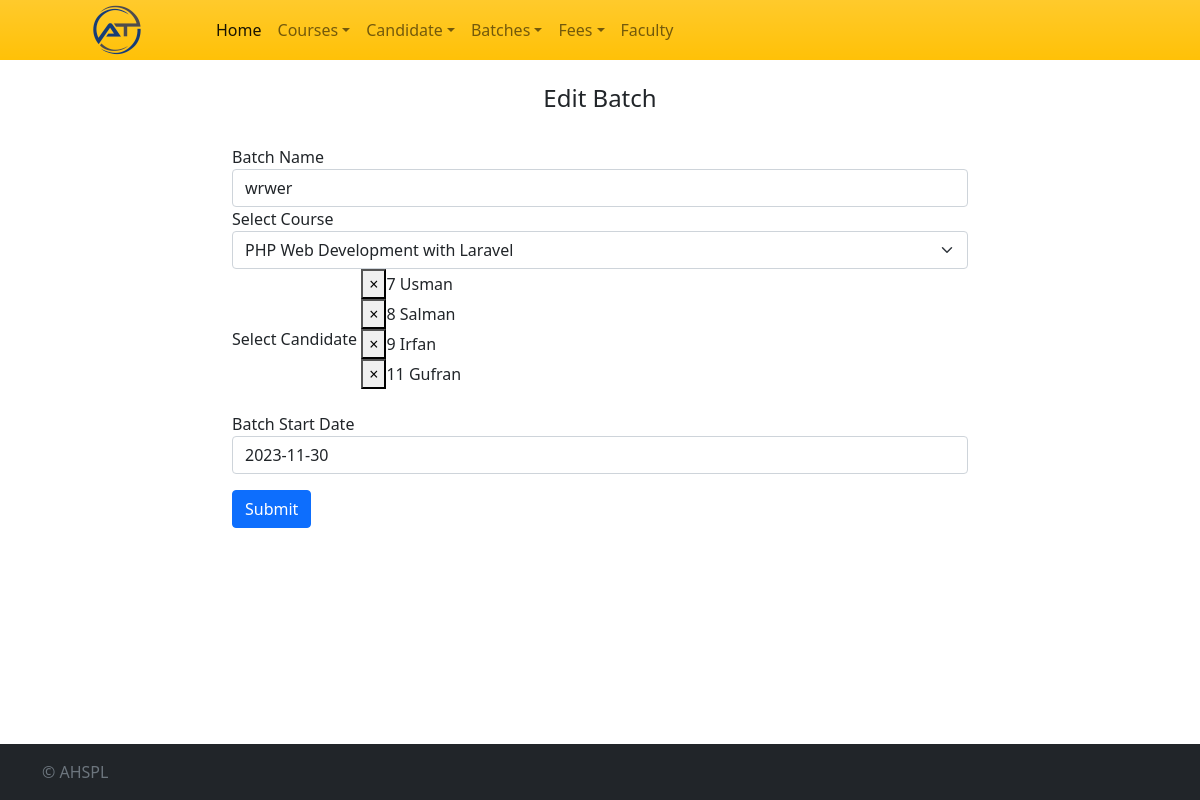
The app's page /edit-batch/2, older data.
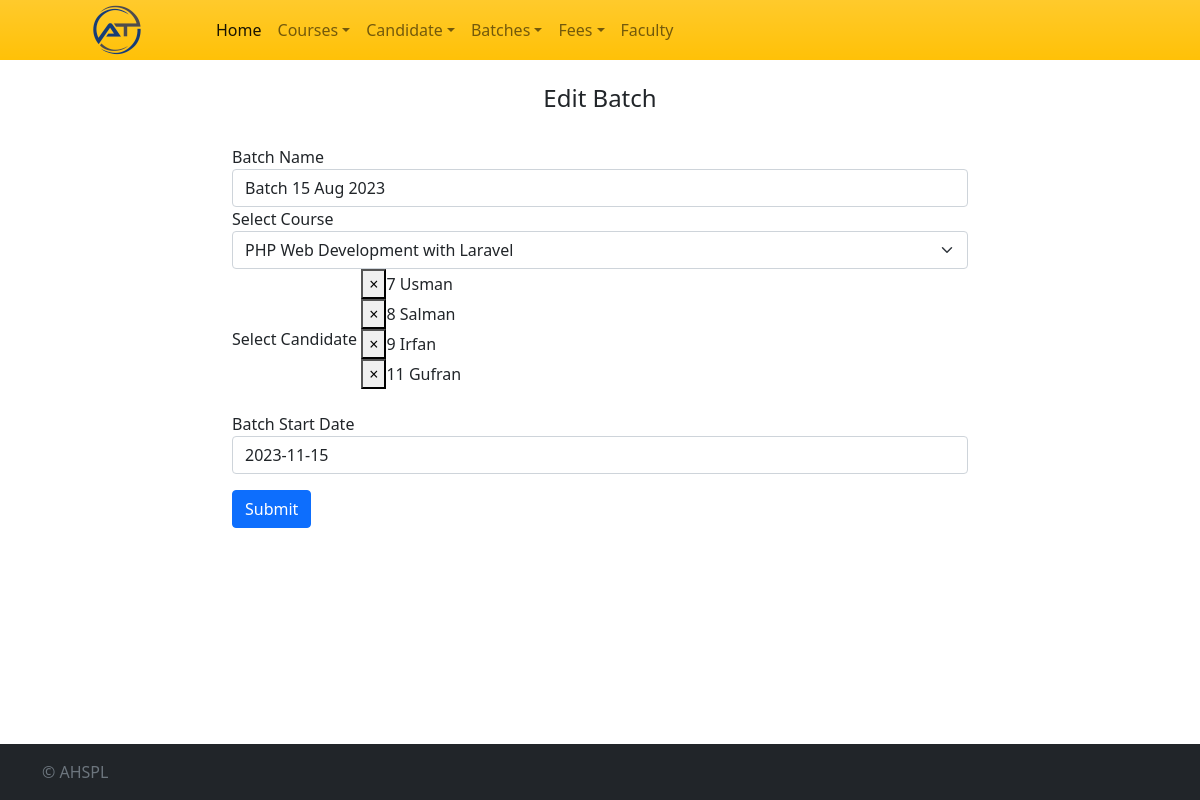
The same page, newer data.
### crmapp/models.py (models this page shows)
class Batch(models.Model):
    batch_id = models.AutoField(primary_key=True)
    batch_name = models.CharField(max_length=255)
    course_id = models.ForeignKey(Course, on_delete=models.SET_NULL, null=True, blank=True)
    candidates = models.TextField()
    start_date = models.DateField(default=datetime.today)
    date_created = models.DateField(default=datetime.today)

class Course(models.Model):
    course_id = models.AutoField(primary_key=True)
    course_name = models.CharField(max_length=100)
    course_fee = models.DecimalField(max_digits=10, decimal_places=2)
    course_duration = models.CharField(max_length=100, default='')
    date_created = models.DateField(default=datetime.today)

### crmapp/views.py (the view, shortened to what this page needs)
# urls.py: path('edit-batch/<int:batch_id>', views.add_edit_batch, name='edit_batch'),
def add_edit_batch(request, batch_id=None):
    courses = Course.objects.all()
    candida = Users.objects.filter(user_role__role_id=3)
    candidates_list = []
    if batch_id:
        oldbatch = get_object_or_404(Batch,pk=batch_id)
        if oldbatch.candidates:
            candidates_list = [int(id_str) for id_str in oldbatch.candidates.split(',')]
        else:
            candidates_list = []
    else:
        oldbatch = None
    return render(request, 'batch.html', {'courses': courses, 'candidates': candida, 'batches': oldbatch,'candidates_list':candidates_list } )

### templates/batch.html (shortened to what this page needs)
{% extends 'base.html' %}
{% block additional_styles %}
<link rel="stylesheet" href="https://cdn.jsdelivr.net/npm/bootstrap-datepicker@1.9.0/dist/css/bootstrap-datepicker.min.css">
<link rel="stylesheet" href="https://cdn.jsdelivr.net/npm/select2@4.1.0-rc.0/dist/css/select2.min.css" />
<link rel="stylesheet" href="https://cdn.jsdelivr.net/npm/select2-bootstrap-5-theme@1.3.0/dist/select2-bootstrap-5-theme.min.css" />
{% endblock %}
{% block content %}
<div class="row">
	<div class="col">
	</div>
	<div class="col-8">
		<div class="py-4 text-center">
			<h4>{% if batches.batch_id %}Edit Batch{% else %}Add New Batch{% endif %}</h4>
		</div>
		<form method="POST" action="{% if batches.batch_id %}{% url 'edit_batch' batch_id=batches.batch_id %}{% else %}{% url 'add_batch' %}{% endif %}">
			<div class="form-group">
				<label for="batchname">Batch Name</label>
				<input type="text" name="batchname" class="form-control" id="batchname"  placeholder="Enter the batch name" value="{{ batches.batch_name }}">
			</div>
			<div class="form-group">
				<label for="candidatecourse">Select Course</label>
				<select name="candidatecourse" id="candidatecourse" class="form-select">
				{% for course in courses %}
				  <option {% if course.course_id == batches.course_id.course_id %}selected="selected"{% endif %}  value="{{ course.course_id }}">{{ course.course_name }}</option>
				{% endfor %}
				</select>
			</div>
			<div class="form-group">
				<label for="batchstudents">Select Candidate</label>
			</div>
			<div class="form-group">
				<label for="batchstartdate">Batch Start Date</label>
				<input type="text" name="batchstartdate" class="form-control" id="batchstartdate"  placeholder="Enter the start date" value="{{ batches.start_date|date:'Y-m-d'}}">
			</div>
			<div class="form-group mt-3">
				<button type="submit" class="btn btn-primary">Submit</button>
			</div>
		</form>
	</div>
	<div class="col">
	</div>
</div>
{% endblock %}

Row changes from the older to the newer data that the page shows:
changed Batch "PHP Web Development with Laravel": batchname "wrwer" → "Batch 15 Aug 2023"; batchstartdate "2023-11-30" → "2023-11-15"
